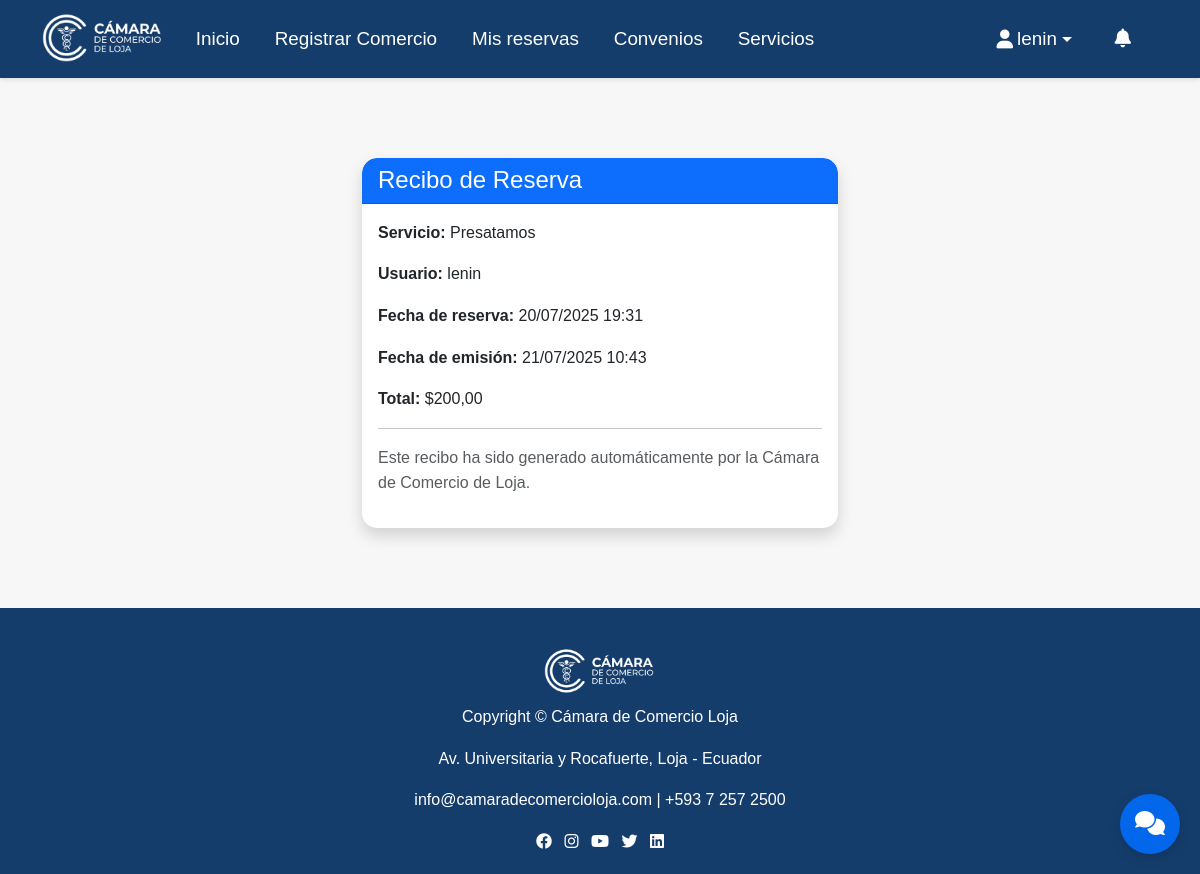
Page /recibo/1/ (signed in) on the committed database.
### camara/models.py (models this page shows, shortened)
class Usuario(AbstractUser):
    TIPO_USUARIO_CHOICES = [
        ('socio', 'Socio'),
        ('visitante', 'Visitante'),
        ('empresa', 'Empresa'),
    ]
    nombre = models.CharField(max_length=255)
    tipo_usuario = models.CharField(max_length=10, choices=TIPO_USUARIO_CHOICES)
    cedula = models.CharField(max_length=20, unique=True, null=True, blank=True)
    email = models.EmailField(unique=True)
    telefono = models.CharField(max_length=20, null=True, blank=True)
    red_social_preferida = models.CharField(max_length=100, null=True, blank=True)
    aprobado = models.BooleanField(default=False)
    debe_cambiar_contrasena = models.BooleanField(default=False)
    fecha_contrasena_temporal = models.DateTimeField(null=True, blank=True)
    groups = models.ManyToManyField(
        Group,
        related_name='usuario_set',
        blank=True,
        help_text='The groups this user belongs to.',
        verbose_name='groups'
    )
    user_permissions = models.ManyToManyField(
        Permission,
        related_name='usuario_set',
        blank=True,
        help_text='Specific permissions for this user.',
        verbose_name='user permissions'
    )

class Recibo(models.Model):
    reserva = models.OneToOneField('Reserva', on_delete=models.SET_NULL, null=True, related_name='recibo')
    fecha_emision = models.DateTimeField()
    total = models.DecimalField(max_digits=10, decimal_places=2)

class Reserva(models.Model):
    ESTADO_CHOICES = [
        ('pendiente', 'Pendiente'),
        ('confirmada', 'Confirmada'),
        ('cancelada', 'Cancelada'),
    ]
    usuario = models.ForeignKey(Usuario, on_delete=models.SET_NULL, null=True)
    servicio = models.ForeignKey(Servicio, on_delete=models.SET_NULL, null=True)
    fecha_reserva = models.DateTimeField()
    estado = models.CharField(max_length=10, choices=ESTADO_CHOICES)

class Servicio(models.Model):
    nombre = models.CharField(max_length=255)
    descripcion = models.TextField(null=True, blank=True)
    precio = models.DecimalField(max_digits=10, decimal_places=2, null=True, blank=True)
    imagen = models.ImageField(upload_to='servicios/', null=True, blank=True)  # Nuevo campo imagen

### camara/views.py (the view)
# urls.py: path('recibo/<int:pk>/', views.ver_recibo, name='ver_recibo'),
@login_required(login_url='/login/')
def ver_recibo(request, pk):
    recibo = get_object_or_404(Recibo, pk=pk)
    if recibo.reserva.usuario != request.user:
        messages.error(request, 'No tienes permiso para ver este recibo.')
        return redirect('historial_reservas')
    return render(request, 'vista_socio_registrado/recibo.html', {'recibo': recibo})

### camara/template/vista_socio_registrado/recibo.html (shortened to what this page needs)
{% extends "master.html" %}
{% block content %}
<div class="container mt-5" style="max-width:500px;">
    <div class="card shadow">
        <div class="card-header bg-primary text-white">
            <h4 class="mb-0">Recibo de Reserva</h4>
        </div>
        <div class="card-body">
            <p><strong>Servicio:</strong> {{ recibo.reserva.servicio.nombre }}</p>
            <p><strong>Usuario:</strong> {{ recibo.reserva.usuario.nombre }}</p>
            <p><strong>Fecha de reserva:</strong> {{ recibo.reserva.fecha_reserva|date:"d/m/Y H:i" }}</p>
            <p><strong>Fecha de emisión:</strong> {{ recibo.fecha_emision|date:"d/m/Y H:i" }}</p>
            <p><strong>Total:</strong> ${{ recibo.total }}</p>
            <hr>
            <p class="text-muted">Este recibo ha sido generado automáticamente por la Cámara de Comercio de Loja.</p>
        </div>
    </div>
</div>
{% endblock %}

### camara/template/master.html (shortened to what this page needs)
{% load static %}
<!DOCTYPE html>
<html lang="es">
<head>
    <link href="https://cdn.jsdelivr.net/npm/bootstrap@5.3.0/dist/css/bootstrap.min.css" rel="stylesheet">
    <link href="https://cdnjs.cloudflare.com/ajax/libs/font-awesome/6.0.0/css/all.min.css" rel="stylesheet">
    <link rel="stylesheet" href="{% static 'css/style.css' %}">
    <link rel="stylesheet" href="{% static 'css/Formularios.css' %}">
    <link rel="stylesheet" href="{% static 'css/admin.css' %}">
    <link rel="stylesheet" href="{% static 'css/afiliacion_detalle.css' %}">
    <link rel="stylesheet" href="{% static 'css/registro.css' %}">
    <link rel="stylesheet" href="{% static 'css/home.css' %}">
</head>
<body>
    <nav class="navbar navbar-expand-lg navbar-custom">
        <div class="container">
            <a class="navbar-brand" href="{% url 'home' %}">
                <img src="{% static 'img/logo2.png' %}" alt="Logo" class="logo-img me-2"
                    style="height:52px;vertical-align:middle;">
            </a>
            <div class="collapse navbar-collapse" id="navbarNav">
                <ul class="navbar-nav me-auto">
                    {% if user.is_authenticated and user.is_superuser %}
                    <li class="nav-item">
                        <a class="nav-link" href="{% url 'admin_home' %}">Panel Admin</a>
                    </li>
                    <li class="nav-item">
                        <a class="nav-link" href="{% url 'admin_convenios_list' %}">Gestionar Convenios</a>
                    </li>
                    <li class="nav-item">
                        <a class="nav-link" href="{% url 'admin_servicios_list' %}">Gestionar Servicios</a>
                    </li>
                    <li class="nav-item">
                        <a class="nav-link" href="{% url 'admin_notificacion' %}">Notificaciones</a>
                    </li>
                    <li class="nav-item">
                        <a class="nav-link" href="{% url 'admin_reservas_list' %}">Reservas</a>
                    </li>
                    {% elif user.is_authenticated and user.tipo_usuario == 'socio' %}
                    <li class="nav-item">
                        <a class="nav-link" href="{% url 'home' %}">Inicio</a>
                    </li>
                    <li class="nav-item">
                        <a class="nav-link" href="{% url 'registro_empresa' %}">Registrar Comercio</a>
                    </li>
                    <li class="nav-item">
                        <a class="nav-link" href="{% url 'historial_reservas' %}">Mis reservas</a>
                    </li>
                    <li class="nav-item">
                        <a class="nav-link" href="{% url 'convenios' %}">Convenios</a>
                    </li>
                    <li class="nav-item">
                        <a class="nav-link" href="{% url 'servicios_publicos' %}">Servicios</a>
                    </li>
                    {% endif %}
                </ul>
                <ul class="navbar-nav align-items-center flex-row">
                    {% if user.is_authenticated %}
                        {% if user.is_superuser or user.is_staff %}
                            <li class="nav-item dropdown">
                                <a class="nav-link dropdown-toggle" href="#" id="navbarDropdownAdmin" role="button"
                                    data-bs-toggle="dropdown">
                                    <i class="fas fa-user-shield me-1"></i>
                                    {% if user.nombre %}
                                        {{ user.nombre }}
                                    {% elif user.first_name %}
                                        {{ user.first_name }}
                                    {% else %}
                                        {{ user.username }}
                                    {% endif %}
                                </a>
                                <ul class="dropdown-menu">
                                    <li><a class="dropdown-item" href="/admin/">Panel Admin</a></li>
                                    <li>
                                        <hr class="dropdown-divider">
                                    </li>
                                    <li><a class="dropdown-item" href="{% url 'logout' %}">Cerrar Sesión</a></li>
                                </ul>
                            </li>
                        {% elif user.tipo_usuario == 'empresa' or user.tipo_usuario == 'socio' %}
                            <li class="nav-item dropdown d-flex align-items-center flex-row">
                                <a class="nav-link dropdown-toggle d-flex align-items-center" href="#" id="navbarDropdown" role="button"
                                    data-bs-toggle="dropdown" aria-expanded="false">
                                    <i class="fas fa-user me-1"></i>
                                    {% if user.nombre %}
                                        {{ user.nombre }}
                                    {% elif user.first_name %}
                                        {{ user.first_name }}
                                    {% else %}
                                        {{ user.username }}
                                    {% endif %}
                                </a>
                                <a class="nav-link position-relative ms-2" href="{% url 'notificaciones' %}" title="Notificaciones"
                                    style="padding-top:0.7rem;padding-bottom:0.7rem;">
                                    <i class="fas fa-bell"></i>
                                </a>
                            </li>
                        {% endif %}
                    {% endif %}
                </ul>
            </div>
        </div>
    </nav>
    <main>
        {% block content %}{% endblock %}
    </main>
    <footer class="footer mt-5">
        <div class="container text-center">
            <img src="{% static 'img/logo2.png' %}" alt="Cámara de Comercio Loja" height="48" class="mb-2">
            <p>Copyright © {{ now|date:"Y" }} Cámara de Comercio Loja</p>
            <p>Av. Universitaria y Rocafuerte, Loja - Ecuador</p>
            <p>
                <a href="mailto:info@camaradecomercioloja.com">info@camaradecomercioloja.com</a> |
                <a href="tel:+59372572500">+593 7 257 2500</a>
            </p>
            <div>
                <a href="https://www.facebook.com/camaraloja" target="_blank" class="me-2"><i
                        class="fa-brands fa-facebook"></i></a>
                <a href="https://www.instagram.com/camara_loja/" target="_blank" class="me-2"><i
                        class="fa-brands fa-instagram"></i></a>
                <a href="https://www.youtube.com/@camaradecomercioloja" target="_blank" class="me-2"><i
                        class="fa-brands fa-youtube"></i></a>
                <a href="https://twitter.com/CamaraLoja" target="_blank" class="me-2"><i
                        class="fa-brands fa-twitter"></i></a>
                <a href="https://www.linkedin.com" target="_blank"><i class="fa-brands fa-linkedin"></i></a>
            </div>
        </div>
    </footer>
    <button id="chatbot-toggle" class="chatbot-toggle" title="Asistente Virtual">
        <i class="fas fa-comments"></i>
    </button>
</body>
</html>

### camara/static/css/style.css (style rules this page uses)
:root { --color-logo: #153D6C; --color-azul-brillante: #0367EC; --color-dorado: #B48314; --color-amarillo-claro: #F1DB62; --color-blanco: #FFFFFF; --color-gris-claro: #F8F9FA; --color-gris: #6C757D; --color-oscuro: #212529; }
* { margin: 0; padding: 0; box-sizing: border-box; }
body { font-family: 'Segoe UI', Tahoma, Geneva, Verdana, sans-serif; line-height: 1.6; color: var(--color-oscuro); background-color: var(--color-gris-claro); }
body { font-family: Arial, sans-serif; background: #f7f7f7; margin: 0; padding: 0; }
nav a { color: #fff; margin-right: 1em; text-decoration: none; }
main { padding: 2em; }
footer { background: #003366; color: #fff; text-align: center; padding: 1em; }
.navbar-brand { font-size: 1.5rem !important; font-weight: bold; color: var(--color-logo) !important; }
.navbar-custom { background-color: #153D6C !important; box-shadow: 0 2px 4px rgba(0,0,0,0.1); font-size: 1.25rem; }
.navbar-custom .navbar-nav .nav-link { color: #fff !important; font-weight: 500; font-size: 1.18rem; transition: color 0.3s ease; padding-top: 0.7rem; padding-bottom: 0.7rem; }
.card { border: none; border-radius: 15px; box-shadow: 0 4px 6px rgba(0,0,0,0.1); transition: all 0.3s ease; overflow: hidden; }
.card-header { background-color: var(--color-logo); color: var(--color-blanco); font-weight: bold; border-radius: 15px 15px 0 0 !important; }
.chatbot-toggle { position: fixed; bottom: 20px; right: 20px; background-color: var(--color-azul-brillante); color: var(--color-blanco); border: none; border-radius: 50%; width: 60px; height: 60px; font-size: 1.5rem; box-shadow: 0 4px 12px rgba(0,0,0,0.15); transition: all 0.3s ease; z-index: 1000; }
.fade-in-up { animation: fadeInUp 0.6s ease; }
.footer { background-color: var(--color-logo); color: var(--color-blanco); padding: 40px 0 20px; margin-top: 50px; }
.footer a { color: var(--color-blanco); text-decoration: none; transition: color 0.3s ease; }

### camara/static/css/Formularios.css (style rules this page uses)
:root { --color-logo: #153D6C; --color-azul-brillante: #0367EC; --color-dorado: #B48314; --color-amarillo-claro: #F1DB62; --color-blanco: #FFFFFF; --color-gris-claro: #F8F9FA; --color-gris: #6C757D; --color-oscuro: #212529; }

### camara/static/css/afiliacion_detalle.css (style rules this page uses)
:root { --color-logo: #153D6C; --color-azul-brillante: #0367EC; --color-dorado: #B48314; --color-amarillo-claro: #F1DB62; --color-blanco: #FFFFFF; --color-gris-claro: #F8F9FA; --color-gris: #6C757D; --color-oscuro: #212529; }

### camara/static/css/registro.css (style rules this page uses)
:root { --color-logo: #153D6C; --color-azul: #0367EC; --color-dorado: #B48314; --color-amarillo: #F1DB62; --color-blanco: #fff; --color-gris-claro: #F8F9FA; --color-gris: #E9ECEF; }

### rows in the picture
Usuario: nombre "lenin"
Recibo: reserva.servicio.nombre "Presatamos", reserva.usuario.nombre "lenin", reserva.fecha_reserva "20/07/2025 19:31", fecha_emision "21/07/2025 10:43", total "200,00"
